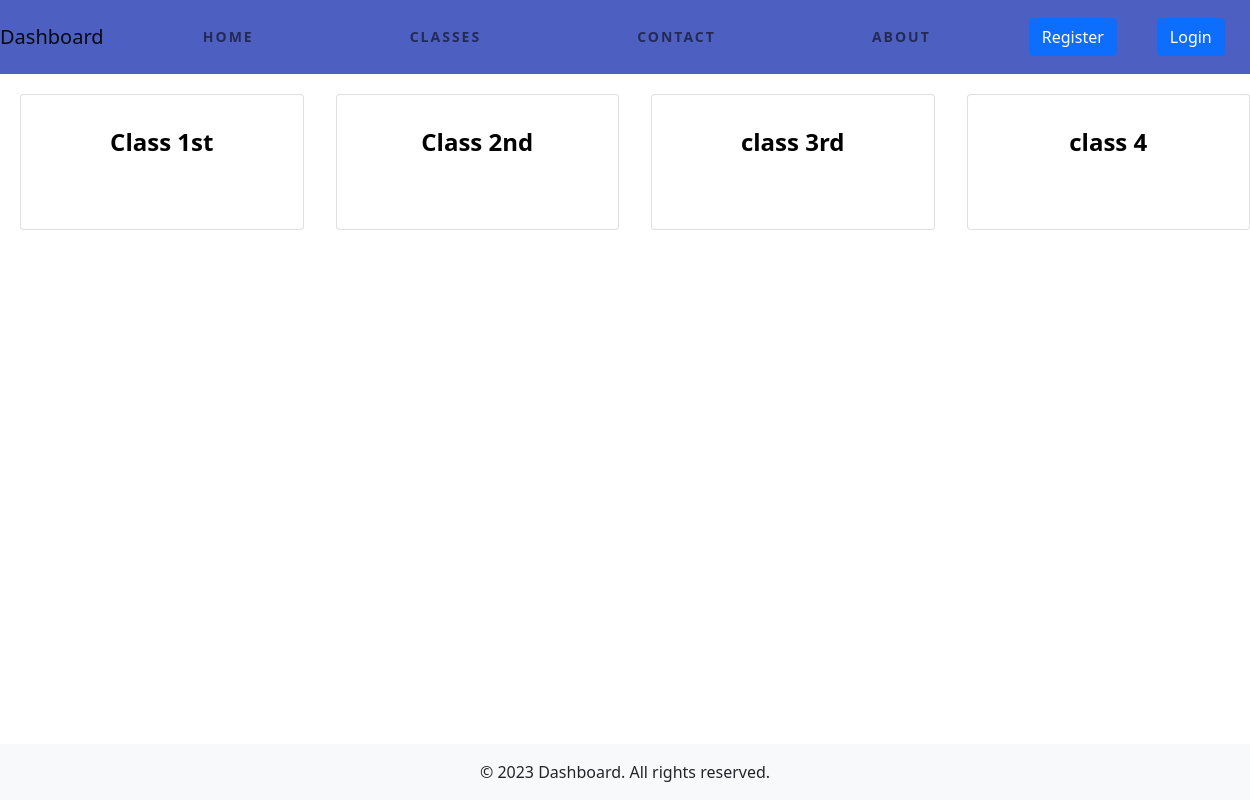
The page /course/ on the database as committed earlier.
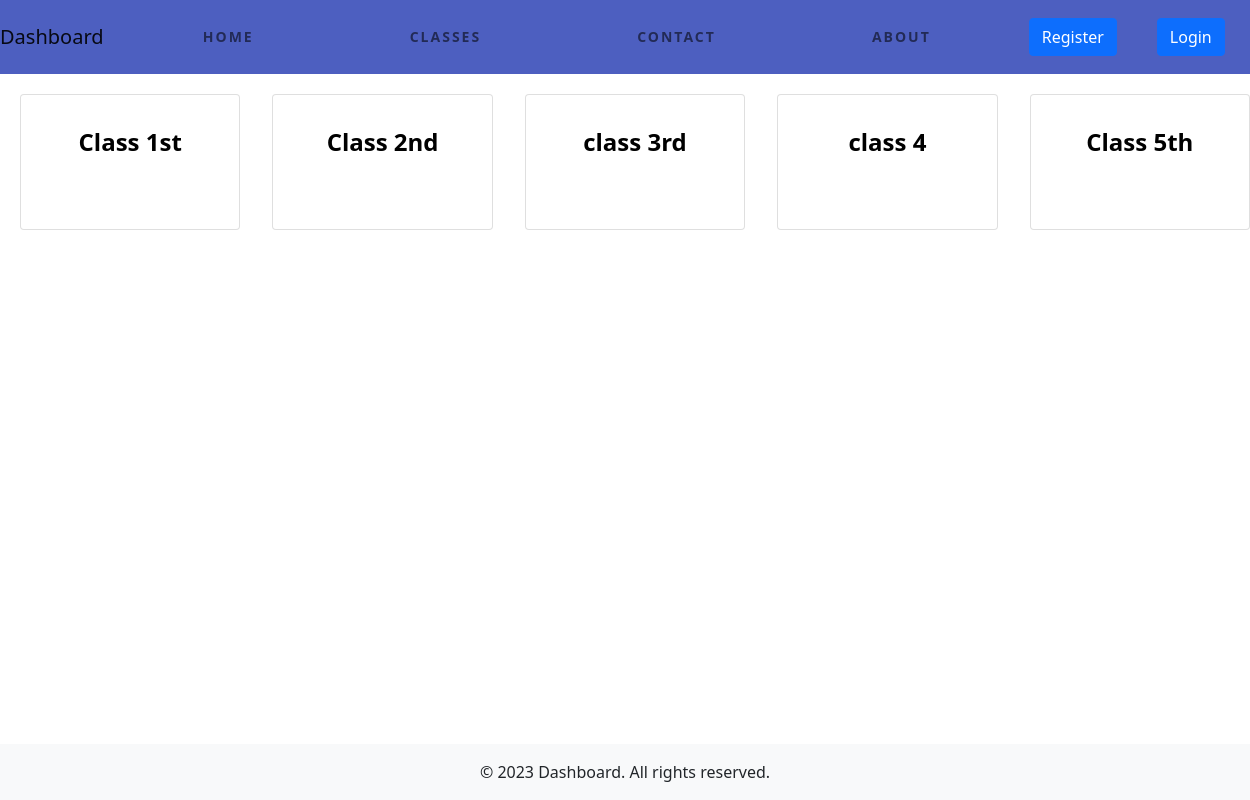
The same page on the database as committed later.
### ClassName/models.py (models this page shows)
class ClassName(models.Model):
    title = models.CharField(max_length=100)
    description = models.TextField()
    class_image = models.ImageField(upload_to='uploads/class_images/', null=True, blank=True)
    def __str__(self):
       return self.title  # Return the desired field to be displayed

### ClassName/views.py (the view)
# urls.py: path('', ClassNameListView.as_view(), name='ClassName-list'),
class ClassNameListView(ListView):
    model = ClassName
    template_name = 'pages/classes/classeslist.html'
    context_object_name = 'ClassListData'

### Templates/pages/classes/classeslist.html (shortened to what this page needs)
{% extends 'pages/basic/basic.html'%}
{% block content%}
<section>
  <div class="card-container">
    {% for i in ClassListData %}
      <a href="{{i.pk}}" style="color: red; text-decoration: none;">
        <div class="card">
          <div class="card-details">
            <p class="text-title">{{i}}</p>
          </div>
        </div>
      </a>
    {% endfor %}
  </div>
</section>
{% endblock%}

### Templates/pages/basic/basic.html (shortened to what this page needs)
<!DOCTYPE html>
<html>
<head>
    <link rel="stylesheet" href="/static/css/main.css">
    <link rel="stylesheet" href="/static/css/universeio.css">
    <link rel="stylesheet" href="/static/css/bootstrap.min.css">
</head>
<body>
    <section>
        <header>
            <div>
                <nav class="navbar navbar-expand-lg navbar-light ">
                    <a class="navbar-brand" href="{% url 'homepage' %}">Dashboard</a>
                    <div class="collapse navbar-collapse " id="navbarNav">
                        <ul class="navbar-nav mx-auto">
                            <li class="nav-item nav-btn">
                                <a class="nav-link {% if request.path == '/' %} active {%endif %}"
                                    href="{% url 'homepage' %}" style="margin: 0 50px;">Home</a>
                            </li>
                            <li class="nav-item nav-btn">
                                <a class="nav-link {% if request.path == '/Classes/' %} active {%endif %}"
                                    href="{% url 'ClassName:ClassName-list' %}" style="margin: 0 50px;">Classes</a>
                            </li>
                            <li class="nav-item nav-btn">
                                <a class="nav-link {% if request.path == '/contect/' %} active {%endif %}"
                                    href="{% url 'contect' %}" style="margin: 0 50px;">Contact</a>
                            </li>
                            <li class="nav-item nav-btn">
                                <a class="nav-link {% if request.path == '/aboutus/' %} active {%endif %}"
                                    href="{% url 'aboutus' %}" style="margin: 0 50px;">About</a>
                            </li>
                            <li class="nav-item nav-btn">
                                <button type="button" class="btn btn-primary" data-bs-toggle="modal"
                                    data-bs-target="#signupeModal">
                                    Register
                                </button>
                            <li class="nav-item nav-btn">
                                <button type="button" class="btn btn-primary" data-bs-toggle="modal"
                                    data-bs-target="#signinModal">
                                    Login
                                </button>
                            </li>
                        </ul>
                    </div>
                </nav>
            </div>
        </header>
    </section>
    {% block content %}
    {% endblock %}
    <footer class="bg-light text-center text-lg-start fixed-bottom">
        <div class="text-center p-3">
            &copy; 2023 Dashboard. All rights reserved.
        </div>
    </footer>
</body>
</html>

### static/css/main.css (style rules this page uses)
html, body { background-repeat: no-repeat; background-size: cover; height: 100%; padding-bottom: 50rem; }
body { display: flex; flex-direction: column; }
nav { backdrop-filter: blur(5px); background-color: rgb(30 52 176 / 79%) !important; }
footer { background-color: rgba(30, 53, 181, 0.79) !important; opacity: 1; }
.card-container { margin-bottom: 50px; margin: 10px; display: grid; grid-template-columns: repeat(auto-fit, minmax(200px, 1fr)); gap: 2rem; justify-content: center; }
.card { width: 100%; max-width: 400px; margin: 10px; display: flex; flex-direction: column; align-items: center; border-radius: 20px; background: #f5f5f5; position: relative; padding: 1.8rem; border: 2px solid #c3c6ce; transition: 0.5s ease-out; overflow: visible; }
.card-details { color: black; height: 100%; gap: 0.5em; display: grid; place-content: center; }
.text-title { font-size: 1.5em; font-weight: bold; }

### static/css/universeio.css (style rules this page uses)
.nav-btn { position: relative; padding: 10px 20px; border-radius: 7px; font-size: 14px; text-transform: uppercase; font-weight: 600; letter-spacing: 2px; background: transparent; color: #fff; overflow: hidden; -webkit-box-shadow: 0 0 0 0 transparent; box-shadow: 0 0 0 0 transparent; -webkit-transition: all 0.2s ease-in; transition: all 0.2s ease-in; }
.nav-btn::before { content: ''; display: block; width: 0px; height: 86%; position: absolute; top: 7%; left: 0%; opacity: 0; background: #fff; -webkit-box-shadow: 0 0 50px 30px #fff; box-shadow: 0 0 50px 30px #fff; -webkit-transform: skewX(-20deg); -ms-transform: skewX(-20deg); transform: skewX(-20deg); }

Rows that differ between the two databases and show on the page:
added ClassName: title "Class 5th"
